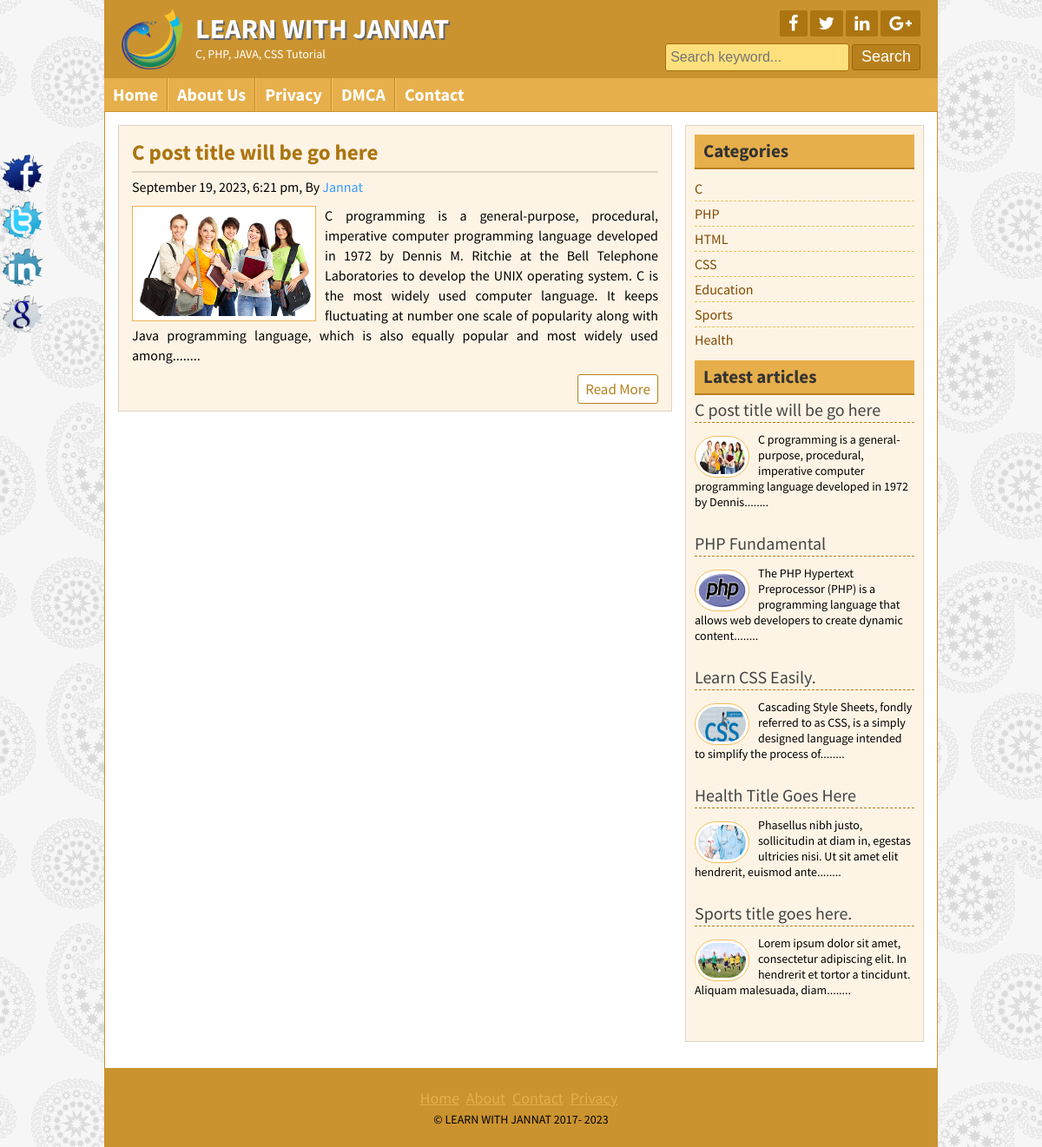
The page /project/posts.php?category=1 on the database its author committed.
### tables this page shows
CREATE TABLE `title_slogan` (
  `id` int(11) NOT NULL,
  `title` varchar(255) NOT NULL,
  `slogan` varchar(255) NOT NULL,
  `logo` varchar(255) NOT NULL
);

CREATE TABLE `tbl_social` (
  `id` int(11) NOT NULL,
  `fb` varchar(255) NOT NULL,
  `tw` varchar(255) NOT NULL,
  `ln` varchar(255) NOT NULL,
  `gp` varchar(255) NOT NULL
);

CREATE TABLE `tbl_page` (
  `id` int(11) NOT NULL,
  `name` varchar(255) NOT NULL,
  `body` text NOT NULL
);

CREATE TABLE `tbl_post` (
  `id` int(11) NOT NULL,
  `cat` int(11) NOT NULL,
  `tittle` varchar(255) NOT NULL,
  `body` text NOT NULL,
  `image` varchar(255) NOT NULL,
  `author` varchar(50) NOT NULL,
  `tags` varchar(255) NOT NULL,
  `date` timestamp NOT NULL DEFAULT current_timestamp(),
  `userid` int(11) NOT NULL
);

CREATE TABLE `tbl_category` (
  `id` int(11) NOT NULL,
  `name` varchar(50) NOT NULL
);

CREATE TABLE `tbl_footer` (
  `id` int(11) NOT NULL,
  `note` varchar(255) NOT NULL
);

### project/lib/Database.php (called while the page is built, shortened)
<?php
class Database
{
    public $host   = DB_HOST;
    public $user   = DB_USER;
    public $pass   = DB_PASS;
    public $dbname = DB_NAME;
    public $link;
    private function connectDB()
    {
        $this->link = new mysqli($this->host, $this->user, $this->pass, $this->dbname);
    }
    public function select($query)
    {
        $result = $this->link->query($query) or die($this->link->error.__LINE__);
        if ($result->num_rows > 0) {
            return $result;
        } else {
            return false;
        }
    }
}

### project/helpers/Format.php (called while the page is built, shortened)
<?php
class Format
{
    public function formatDate($date)
    {
        return date('F j, Y, g:i a', strtotime($date));
    }
    public function textShorten($text, $limit = 400)
    {
        $text = $text. " ";
        $text = substr($text, 0, $limit);
        $text = substr($text, 0, strrpos($text, ' '));
        $text = $text."........";
        return $text;
    }
}

### project/posts.php (the view)
<?php include 'inc/header.php'; ?>
<?php
$category = mysqli_real_escape_string($db->link, $_GET['category']);
if (!isset($category) || $category == null) {
    header("Location:404.php");
} else {
    $id = $category;
}
 ?>
<div class="contentsection contemplete clear">
    <div class="maincontent clear">
          <?php
            $query = "SELECT * FROM tbl_post WHERE cat=$id";
            $post = $db->select($query);
            if ($post) {
                while ($result = $post->fetch_assoc()) {
                    ?>
<div class="samepost clear">
            <h2><a href="post.php?id=<?php echo $result['id']; ?>"><?php echo $result['tittle']; ?></a></h2>
            <h4><?php echo $fm->formatDate($result['date']); ?>, By <a href="#"><?php echo $result['author']; ?></a></h4>
            <a href="#"><img src="admin/<?php echo $result['image']; ?>" alt="post image"/></a>
                <?php echo $fm->textShorten($result['body']); ?>
            <div class="readmore clear">
                <a href="post.php?id=<?php echo $result['id']; ?>">Read More</a>
            </div>
        </div>
        <?php
                }
            } else {
                ?>
     <h2>No Post Available in this Category</h2>
<?php
            } ?>
    </div>
    <?php include 'inc/sidebar.php'; ?>
    <?php include 'inc/footer.php'; ?>

### project/inc/header.php (shortened to what this page needs)
<?php include 'lib/Database.php';?>
<?php include 'helpers/Format.php';?>
<?php
$db = new Database();
$fm = new Format();
?>
<!DOCTYPE html>
<html>
<head>
	<?php include 'scripts/css.php'; ?>
</head>
<body>
	<div class="headersection templete clear">
		<a href="index.php">
			<div class="logo">
				<?php
$query      = "SELECT * FROM title_slogan WHERE id ='1'";
$blog_title = $db->select($query);
if ($blog_title) {
    while ($result = $blog_title->fetch_assoc()) {
        ?>
				<img src="admin/<?php echo $result['logo']; ?>" alt="Logo"/>
				<h2><?php echo $result['title']; ?></h2>
				<p><?php echo $result['slogan']; ?></p>
				<?php
    }
}?>
			</div>
		</a>
		<div class="social clear">
			<div class="icon clear">
				<?php
$query        = "SELECT * FROM tbl_social WHERE id ='1'";
$social_media = $db->select($query);
if ($social_media) {
    while ($result = $social_media->fetch_assoc()) {
        ?>
				<a href="<?php echo $result['fb']; ?>" target="_blank"><i class="fa fa-facebook"></i></a>
				<a href="<?php echo $result['tw']; ?>" target="_blank"><i class="fa fa-twitter"></i></a>
				<a href="<?php echo $result['ln']; ?>" target="_blank"><i class="fa fa-linkedin"></i></a>
				<a href="<?php echo $result['gp']; ?>" target="_blank"><i class="fa fa-google-plus"></i></a>
				<?php
    }
}?>
			</div>
			<div class="searchbtn clear">
			<form action="search.php" method="get">
				<input type="text" name="search" placeholder="Search keyword..."/>
				<input type="submit" name="submit" value="Search"/>
			</form>
			</div>
		</div>
	</div>
<div class="navsection templete">
	<?php
$path = $_SERVER['SCRIPT_FILENAME'];
$currentpage = basename($path, '.php');
     ?>
	<ul>
		<li><a
<?php if ($currentpage == 'index') {
         echo 'id=active';
     } ?>
			href="index.php">Home</a></li>
		 <?php
$query = "SELECT * FROM tbl_page";
$pages = $db->select($query);
if ($pages) {
    while ($result = $pages->fetch_assoc()) {
        ?>
                    <li><a
<?php if (isset($_GET['pageid']) && $_GET['pageid'] == $result['id']) {
            echo 'id="active"';
        } ?>
                    	href="page.php?pageid=<?php echo $result['id']; ?>"><?php echo $result['name']; ?></a> </li>
                            <?php
    }
}?>
		<li><a
<?php if ($currentpage == 'contact') {
    echo 'id=active';
} ?>
			href="contact.php">Contact</a></li>
	</ul>
</div>

### project/inc/sidebar.php
<div class="sidebar clear">
			<div class="samesidebar clear">
				<h2>Categories</h2>
					<ul>
					<?php
                $query = "SELECT * FROM tbl_category";
                $category = $db->select($query);
                if ($category) {
                    while ($result = $category->fetch_assoc()) {
                        ?>
						<li><a href="posts.php?category=<?php echo $result['id']; ?>"><?php echo $result['name'] ?></a></li>
					<?php
                    }
                } else {
                    ?>
				<li>No Category Created.</li>
			<?php
                } ?>
					</ul>
			</div>
			<div class="samesidebar clear">
				<h2>Latest articles</h2>
				<?php
            $query = "SELECT * FROM tbl_post LIMIT 5";
            $post = $db->select($query);
            if ($post) {
                while ($result = $post->fetch_assoc()) {
                    ?>
					<div class="popular clear">
						<h3><a href="post.php?id=<?php echo $result['id']; ?>"><?php echo $result['tittle']; ?></a></h3>
						<a href="post.php?id=<?php echo $result['id']; ?>"><img src="admin/<?php echo $result['image']; ?>" alt="post image"/></a>
						 <?php echo $fm->textShorten($result['body'], 120); ?>
					</div>
					<?php
                }
            } else {
                header("Location:404.php");
            } ?>
			</div>
		</div>

### project/inc/footer.php (shortened to what this page needs)
</div>
	<div class="footersection templete clear">
	  <div class="footermenu clear">
		<ul>
			<li><a href="#">Home</a></li>
			<li><a href="#">About</a></li>
			<li><a href="#">Contact</a></li>
			<li><a href="#">Privacy</a></li>
		</ul>
	  </div>
	  <?php
                    $query = "SELECT * FROM tbl_footer WHERE id ='1'";
                    $footernote = $db->select($query);
                    if ($footernote) {
                        while ($result = $footernote->fetch_assoc()) {
                            ?>
	  <p>&copy; <?php echo $result['note'] ?> 2017- <?php echo date('Y'); ?></p>
	  <?php
                        }
                    } ?>
	</div>
	<div class="fixedicon clear">
		<?php
                    $query = "SELECT * FROM tbl_social WHERE id ='1'";
                    $social_media = $db->select($query);
                    if ($social_media) {
                        while ($result = $social_media->fetch_assoc()) {
                            ?>
		<a href="<?php echo $result['fb']; ?>" target="_blank"><img src="images/fb.png" alt="Facebook"/></a>
		<a href="<?php echo $result['tw']; ?>" target="_blank"><img src="images/tw.png" alt="Twitter"/></a>
		<a href="<?php echo $result['ln']; ?>" target="_blank"><img src="images/in.png" alt="LinkedIn"/></a>
		<a href="<?php echo $result['gp']; ?>" target="_blank"><img src="images/gl.png" alt="GooglePlus"/></a>
		<?php
                        }
                    } ?>
	</div>
</body>
</html>

### project/theme/default.css (style rules this page uses)
.headersection, .footersection { background: #ca932f none repeat scroll 0 0; }
.icon a { background: #ac7511 none repeat scroll 0 0; }
.searchbtn input[type="text"] { background: #ffe07c none repeat scroll 0 0; border:1px solid #a56e0a; }
.searchbtn input[type="submit"] { border: 1px solid #9d6602; }
input[type="submit"] { background: #b7801c none repeat scroll 0 0; border:1px solid #9d6602; }
.navsection { background: #e6af4b none repeat scroll 0 0; }
.navsection ul li { border-left: 1px solid #fdc662; border-right: 1px solid #c18a26; }
.samepost h2 a { color: #ac7511; }
.maincontent, .sidebar { background: #fef4e5 none repeat scroll 0 0; }
.samepost img { border: 1px solid #ebb450; }
.contentsection { border: 1px solid #ca932f; }
.samesidebar h2 { background: #e6af4b none repeat scroll 0 0; border-bottom: 2px solid #b7801c; color: #333; }
.readmore a { border: 1px solid #b7801c; color: #b7801c; }
.footermenu ul li a { color: #e6af4b; }
.samepost h2, .about h2 { color: #ac7511; }

### rows shown on the page
title_slogan: logo (picture), title "LEARN WITH JANNAT", slogan "C, PHP, JAVA, CSS Tutorial"
tbl_page: name "About Us"
tbl_page: name "Privacy"
tbl_page: name "DMCA"
tbl_post: tittle "C post title will be go here", date "September 19, 2023, 6:21 pm", author "Jannat", image (picture), body "C programming is a general-purpose, procedural, imperative computer programming language developed in 1972 by Dennis M. Ritchie at the Bell Telephone Laboratories to develop the UNIX operating system. C is the most widely used computer language. It keeps fluctuating at number one scale of popularity along with Java programming language, which is also equally popular and most widely used among........", body "C programming is a general-purpose, procedural, imperative computer programming language developed in 1972 by Dennis........"
tbl_category: name "C"
tbl_category: name "PHP"
tbl_category: name "HTML"
tbl_category: name "CSS"
tbl_category: name "Education"
tbl_category: name "Sports"
tbl_category: name "Health"
tbl_post: tittle "PHP Fundamental", image (picture), body "The PHP Hypertext Preprocessor (PHP) is a programming language that allows web developers to create dynamic content........"
tbl_post: tittle "Learn CSS Easily.", image (picture), body "Cascading Style Sheets, fondly referred to as CSS, is a simply designed language intended to simplify the process of........"
tbl_post: tittle "Health Title Goes Here", image (picture), body "Phasellus nibh justo, sollicitudin at diam in, egestas ultricies nisi. Ut sit amet elit hendrerit, euismod ante........"
tbl_post: tittle "Sports title goes here.", image (picture), body "Lorem ipsum dolor sit amet, consectetur adipiscing elit. In hendrerit et tortor a tincidunt. Aliquam malesuada, diam........"
tbl_footer: note "LEARN WITH JANNAT"
